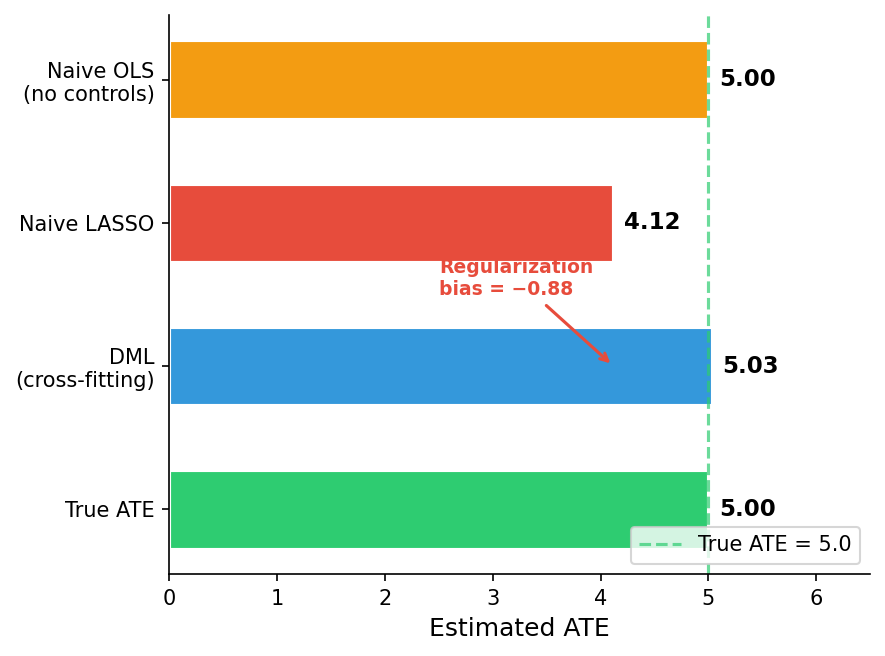

Write Python code to recreate this figure.
"""Figure 4: DML vs Naive LASSO — Side-by-side ATE comparison."""
import numpy as np
import matplotlib.pyplot as plt

fig, ax = plt.subplots(figsize=(6, 4.5))

methods = ['True ATE', 'DML\n(cross-fitting)', 'Naive LASSO', 'Naive OLS\n(no controls)']
estimates = [5.0, 5.03, 4.12, 5.0]
colors = ['#2ecc71', '#3498db', '#e74c3c', '#f39c12']
errors = [0, 0.15, 0.0, 0.0]  # Only DML has a CI to show

bars = ax.barh(methods, estimates, color=colors, edgecolor='white', linewidth=1.5, height=0.55)
ax.axvline(x=5.0, color='#2ecc71', linestyle='--', linewidth=1.5, alpha=0.7, label='True ATE = 5.0')

# Add value labels
for bar, val in zip(bars, estimates):
    ax.text(val + 0.1, bar.get_y() + bar.get_height()/2, f'{val:.2f}',
            va='center', fontsize=11, fontweight='bold')

# Bias annotation
ax.annotate('Regularization\nbias = −0.88',
            xy=(4.12, 1), xytext=(2.5, 1.5),
            fontsize=9, color='#e74c3c', fontweight='bold',
            arrowprops=dict(arrowstyle='->', color='#e74c3c', lw=1.5))

ax.set_xlabel('Estimated ATE', fontsize=12)
ax.set_xlim(0, 6.5)
ax.spines['top'].set_visible(False)
ax.spines['right'].set_visible(False)
ax.legend(fontsize=10, loc='lower right')
plt.tight_layout()
plt.savefig('figures/figure_004_dml_vs_naive.png', dpi=150, bbox_inches='tight',
            facecolor='white', edgecolor='none')
print('OK: figure_004_dml_vs_naive.png')
